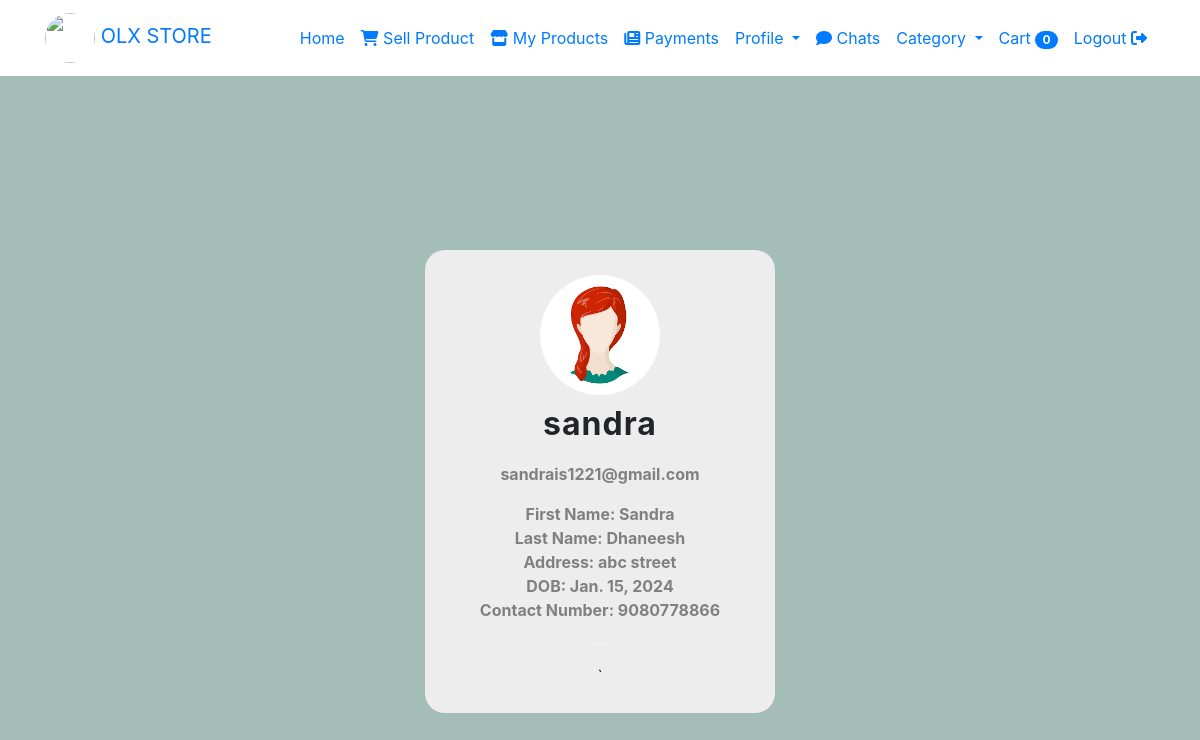
The app's page /view_profile (signed in) with its own data.
### olx_management_app/models.py (models this page shows, shortened)
class Signup(models.Model):
    user = models.ForeignKey(User, on_delete=models.CASCADE, null=True)
    Address = models.CharField(max_length=255)
    contact = models.CharField(max_length=10)
    dob = models.DateField()
    img = models.ImageField(upload_to='images/')
    STATUS_CHOICES = (
        ('Pending Approval', 'Pending Approval'),
        ('Approved', 'Approved'),
    )
    approval_status = models.CharField(max_length=20, choices=STATUS_CHOICES, default='Pending Approval')

### olx_management_app/views.py (the view)
# urls.py: path('view_profile', views.view_profile, name='view_profile'),
@login_required(login_url='index')
def view_profile(request):
    ca = Category.objects.all()
    current_user=request.user
    user_products = Addproduct.objects.filter(user=current_user,is_approved=True)
    user_chat_messages = ChatMessageData.objects.filter(is_seen=False).exclude(sender=request.user)
    current_user = request.user.id
    user1 = Signup.objects.get(user_id=current_user)
    cart_items = Cart.objects.filter(user=request.user).select_related('Product')
    example_category_dict = {}
    categories = Category.objects.all()
    for category in categories:
        subcategories = SubCategory.objects.filter(cat_name=category)
        subcategory_list = [sub.sub_cat_name for sub in subcategories]
        example_category_dict[category.cat_name] = subcategory_list
    return render(request, 'view_profile.html', {'cartitems': cart_items,'users': user1, 'ca': ca, 'user_chat_messages':user_chat_messages, "example_category_dict":example_category_dict})

### templates/view_profile.html (shortened to what this page needs)
{% load static %}
<!DOCTYPE html>
<html lang="en">
<head>
    <link rel="stylesheet" href="https://cdn.jsdelivr.net/npm/bootstrap@4.6.2/dist/css/bootstrap.min.css">
    <link rel="stylesheet" href="https://cdnjs.cloudflare.com/ajax/libs/font-awesome/6.4.2/css/all.min.css"
/>
</head>
<body>
<nav class="navbar navbar-expand-lg">
    <div class="container">
        <a class="navbar-brand" href="#"><img src="{% static 'images/giphy.gif' %}" height="50px" width="50px"
                                              class="rounded-circle"> OLX STORE</a>
        <div class="collapse navbar-collapse" id="navbarNav">
            <ul class="navbar-nav ml-auto">
                <li class="nav-item active">
                    <a class="nav-link" href="{% url 'userhome' %}">Home</a>
                </li>
                <li class="nav-item active">
                    <a class="nav-link" href="{% url 'UserAddproducts' %}"> <i class="fa-solid fa-cart-shopping"></i>
                        Sell Product </a>
                </li>
                <li class="nav-item active">
                    <a class="nav-link" href="{% url 'show_user_products' %}"> <i class="fa-solid fa-store"></i>
                        My Products </a>
                </li>
                 <li class="nav-item active">
                    <a class="nav-link" href="{% url 'show_user_payment_history' %}"> <i class="fa-solid fa-newspaper"></i>
                        Payments </a>
                </li>
                <li class="nav-item dropdown">
                    <a class="nav-link dropdown-toggle" href="#" id="facilitiesDropdown" role="button"
                       data-toggle="dropdown" aria-haspopup="true" aria-expanded="false">
                        Profile
                    </a>
                </li>
            <li class="nav-item active">
                <a class="nav-link" href="{% url 'show_requestedProduct' %}">
                    <i class="fas fa-comment"></i>
                    Chats
                </a>
            </li>
               <li class="nav-item dropdown">
                    <a class="nav-link dropdown-toggle" href="#" data-toggle="dropdown"> Category </a>
                </li>
                <li class="nav-item">
                    <a class="nav-link" href="{% url 'cart' %}">
                        Cart <span class="badge badge-pill badge-primary">{{ cartitems|length }}</span>
                    </a>
                </li>
                <li class="nav-item active">
                    <a class="nav-link" href="{% url 'logout1' %}">Logout <i class="fa-solid fa-right-from-bracket"></i></a>
                </li>
            </ul>
        </div>
    </div>
</nav>
<section style="display: flex; justify-content: center; align-items: center; min-height: 100vh; background: #a4bdb7;">
    <div class="box1 box"
         style="width: 350px; height: fit-content; border-radius: 20px; padding: 10px; text-align: center; background: #ededed; margin-top: 10px;">
        <div class="content" style="margin: 15px 2px;">
            <div class="image">
                <img src="{{users.img.url}}" alt="Profile Image"
                     style="height: 120px; width: 120px; border-radius: 50%; display: block; margin-left: auto; margin-right: auto; margin-bottom: 5px;">
            </div>
            <div class="text">
                <p class="name" style="font-size: 2em; font-weight: bolder; letter-spacing: 1px;">
                    {{users.user.username}}</p>
                <p class="job_title" style="font-size: 1em; font-weight: bolder; color: gray; margin-top: -2px;">
                    {{users.user.email}}</p>
                <p class="job_discription" style="font-size: 1em; color: gray; margin: 10px 30px 20px;"><b>First Name:
                    {{users.user.first_name}} <br> Last Name: {{users.user.last_name}}
                    <br>Address: {{users.Address}}<br>DOB: {{users.dob}}<br>Contact Number: {{users.contact}}</b>
                </p>
            </div>
            <div class="icons"
                 style="margin: 0px 30px; font-size: 1.5em; display: flex; justify-content: space-around;">
                <button style="width: fit-content; height: fit-content; border: none; font-size: 1em;">
                </button>
            </div>
            <div class="button"
                 style="display: flex; justify-content: space-around; flex-direction: row; margin: 20px 30px 0px;">
                `
            </div>
        </div>
    </div>
</section>
</body>
</html>

### records on screen
Signup: img (picture), user.username "sandra", user.email "sandrais1221@gmail.com", user.first_name "Sandra", user.last_name "Dhaneesh", Address "abc street", dob "Jan. 15, 2024", contact "9080778866"

### other values on screen
{{ cartitems|length }} "0"
